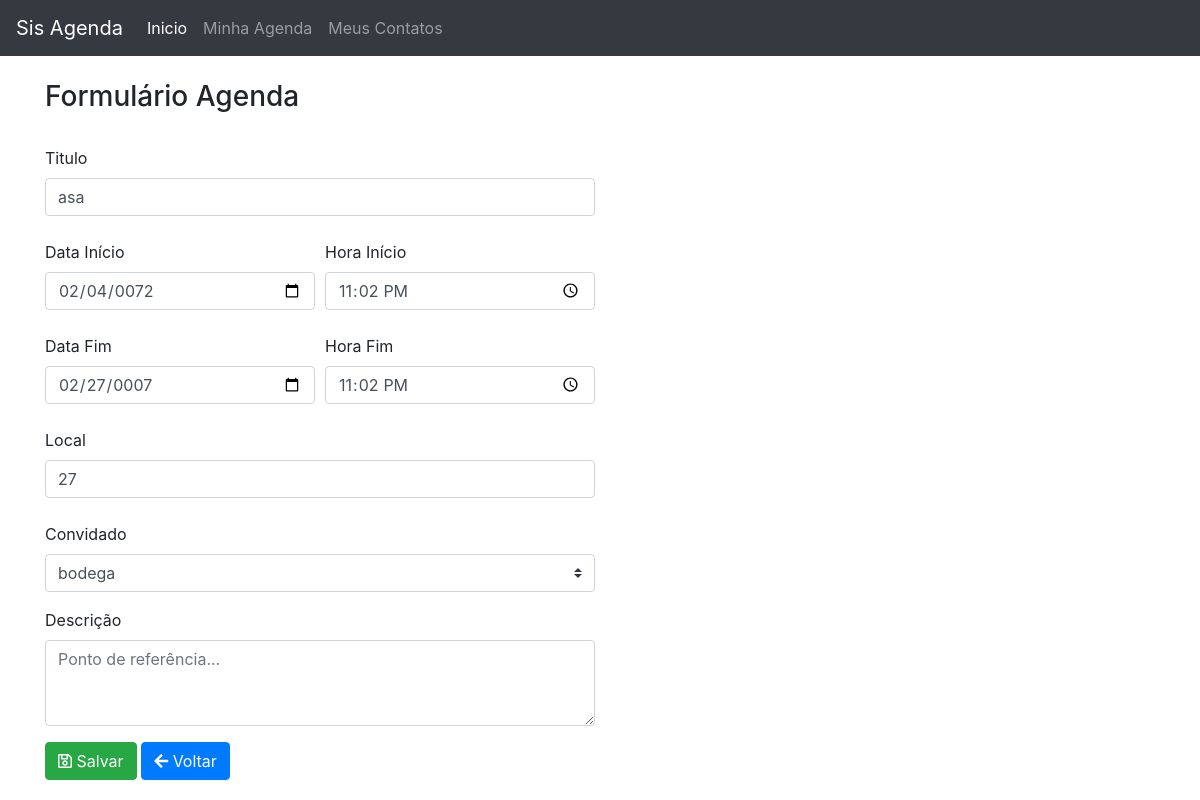
The page /src/cadastroAgenda.php?id=28 on the database its author committed.
### tables this page shows
CREATE TABLE IF NOT EXISTS `crud_agenda` (
  `id` int(11) NOT NULL AUTO_INCREMENT,
  `convidado_id` int(11) DEFAULT NULL,
  `titulo` varchar(50) DEFAULT NULL,
  `data_inicio` date DEFAULT NULL,
  `hora_inicio` time DEFAULT NULL,
  `data_fim` date DEFAULT NULL,
  `hora_fim` time DEFAULT NULL,
  `local` varchar(50) DEFAULT NULL,
  `descricao` varchar(50) DEFAULT NULL,
  PRIMARY KEY (`id`),
  KEY `FK_crud_agenda_crud_contato` (`convidado_id`),
  CONSTRAINT `FK_crud_agenda_crud_contato` FOREIGN KEY (`convidado_id`) REFERENCES `crud_contato` (`id`)
);

### database/bd.php (called while the page is built, shortened)
<?php
class bd
{
    private $bd_tipo = "mysql";
    private $bd_host = "localhost";
    private $bd_nome = "trab_tai_2021";
    private $bd_porta = "3306";
    private $bd_usuario = "root";
    private $bd_senha = "";
    private $bd_charset = "utf8mb4";
    public function connection()
    {
        $str_conn = $this->bd_tipo . ":host=" . $this->bd_host .
            ";dbname=" . $this->bd_nome . ";port=" . $this->bd_porta;
        return new PDO(
            $str_conn,
            $this->bd_usuario,
            $this->bd_senha,
            array(PDO::MYSQL_ATTR_INIT_COMMAND => "SET NAMES " . $this->bd_charset)
        );
    }
    public function select($nameTable)
    {
        $conn = $this->connection();
        $stmt = $conn->prepare("SELECT * FROM $nameTable");
        $stmt->execute();
        return $stmt;
    }
    public function find($nameTable, $id)
    {
        $conn = $this->connection();
        $stmt = $conn->prepare("SELECT * FROM $nameTable WHERE id = ?;");
        $stmt->execute([$id]);
        return $stmt->fetchObject();
    }
}

### src/cadastroAgenda.php (the view, shortened to what this page needs)
<?php
include '../database/bd.php';
$objBD = new bd();
$tabela = "crud_agenda";
$resultCategoria = $objBD->select("crud_contato");
if (!empty($_POST['titulo'])) {
    if (!empty($_POST['id'])) {
        $objBD->update($tabela, $_POST);
    } else {
        var_dump($_POST);
        $objBD->insert($tabela, $_POST);
    }
    header("location:listaAgenda.php");
} elseif (!empty($_GET['id'])) {
    $result = $objBD->find($tabela, $_GET['id']);
}
?>
<?php
include "./head.php"
?>
<!DOCTYPE html>
<html lang="en">
<head>
</head>
<body>
    <br>
    <h3>Formulário Agenda</h3>
    <form action="cadastroAgenda.php" method="post">
        <input type="hidden" name="id" styles="width: 500px" value="<?php echo !empty($result->id)
? $result->id : ""; ?>"><br>
        <div class="form-row">
            <div class="col-6">
                <label>Titulo</label>
                <input type="text" class="form-control" placeholder="Reunião" aria-describedby="basic-addon1"
                    name="titulo" id="" value="<?php echo !empty($result->titulo)
? $result->titulo : ""; ?>" required><br>
            </div>
        </div>
        <div class="form-row">
            <div class="col-3">
                <label>Data Início</label>
                <input type="date" class="form-control" aria-describedby="basic-addon1" name="data_inicio" id="" value="<?php echo !empty($result->data_inicio)
? $result->data_inicio : ""; ?>" required>
            </div>
            <div class="col-3">
                <label>Hora Início</label>
                <input type="time" class="form-control" aria-describedby="basic-addon1" name="hora_inicio" id="" value="<?php echo !empty($result->hora_inicio)
? $result->hora_inicio : ""; ?>" required>
                <br>
            </div>
        </div>
        <div class="form-row">
            <div class="col-3">
                <label>Data Fim</label>
                <input type="date" class="form-control" aria-describedby="basic-addon1" name="data_fim" id="" value="<?php echo !empty($result->data_fim)
? $result->data_fim : ""; ?>" required>
            </div>
            <div class="col-3">
                <label>Hora Fim</label>
                <input type="time" class="form-control" aria-describedby="basic-addon1" name="hora_fim" id="" value="<?php echo !empty($result->hora_fim )
? $result->hora_fim  : ""; ?>" required><br>
            </div>
        </div>
        <div class="form-row">
            <div class="col-6">
                <label>Local</label>
                <input type="text" class="form-control" placeholder="Local" aria-describedby="basic-addon1" name="local"
                    id="" value="<?php echo !empty($result->local)
? $result->local : ""; ?>" required><br>
            </div>
        </div>
        <div class="form-row">
            <div class="form-group col-md-6"><label>Convidado</label>
                <select class="custom-select" id="convidado_id" name="convidado_id">
                    <?php
                foreach ($resultCategoria as $item) {
                    $item = (object) $item;
                    $selected = $item->id === $result->convidado_id ? "selected" : "";
                    echo " <option value=" . $item->id . " $selected>" . $item->nome . "</option>";
                }
                ?>
                </select>
            </div>
        </div>
        <div class="form-row">
            <div class="form-group col-6">
                <label for="exampleFormControlTextarea1">Descrição</label>
                <textarea class="form-control" id="exampleFormControlTextarea1" name="descricao" rows="3"
                    placeholder="Ponto de referência..."></textarea>
            </div>
        </div>
        <button type="submit" value="Salvar" class="btn btn-success"><i class="far fa-save"></i> Salvar</button>
        <button type="button" class="btn btn-primary"> <a style="color: white" href="./listaAgenda.php"><i
                    class="fas fa-arrow-left"></i> Voltar</a></button>
    </form>
</body>
</html>
<?php
include "./footer.php"
?>

### rows shown on the page
crud_agenda: titulo "asa", data_inicio "02/04/0072", hora_inicio "23:02:00", data_fim "02/27/0007", hora_fim "23:02:00", local "27"

### other values the page prints
form field convidado_id "bodega"
